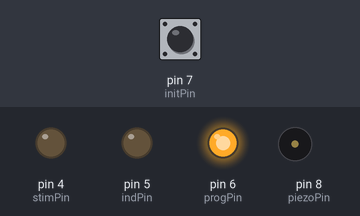
Bench run of a sketch on a simulated Arduino Uno, built with avr-gcc and run on an emulated ATmega328P. On the bench: output pins drawn as LEDs (lit = HIGH), buzzer (waves = sounding). The inputs (shaded band) are chosen by the test bench; at power-on: pin 7 (initPin) HIGH.

Above: at 0.3 s.
At 11.8 s:
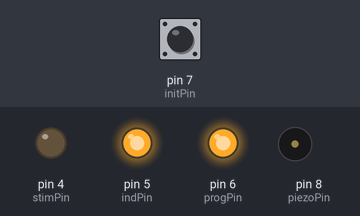
At 21.6 s:
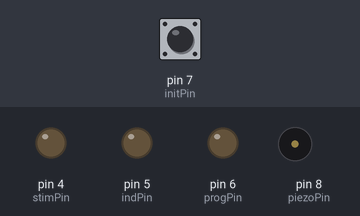
Timing chart, 0 to 23.1 s (numbered marks = the images above):
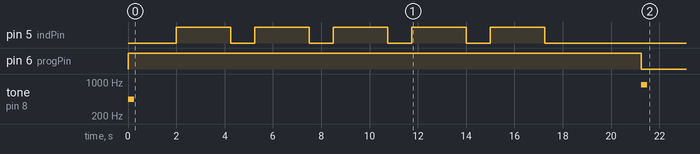

Measured:
- by itself, pin 5 (indPin): alternates HIGH for 2.3 s and LOW for 1.0 s, 10 changes in all, then stays LOW
- by itself, pin 6 (progPin): LOW → HIGH at 0.00 s, → LOW 21.3 s later
- by itself, tone on pin 8 (piezoPin): silent → 440 Hz at 0.00 s, → silent 0.25 s later, → 880 Hz 21.0 s later, → silent 0.25 s later

The sketch:

courtship_controller_single.ino
```cpp
// ENTER EXPERIMENT INFORMATION HERE:
unsigned long PRE_STIM_PERIOD = 2000;           // enter the time before first stimulus (milliseconds)
unsigned long STIM_BOUT_DURATION = 2000;           // enter the duration of stimulus bouts (milliseconds)
unsigned long STIM_FREQUENCY = 4;                  //enter the frequency of stimulus (Hertz)
unsigned long PULSE_WIDTH = 125;            //enter stimulus pulse width (milliseconds)
unsigned long RECOVER_BOUT_DURATION = 1000;    //enter the duration of inter-stimulus recovery periods (milliseconds)
unsigned long POST_STIM_PERIOD = 3000;          //enter the duration of post-stimulus observation (milliseconds)
unsigned long STIM_BOUT_NUM = 5;                // enter the number of stimulus bouts


//--------------------DO NOT CHANGE ANYTHING BELOW THIS LINE----------------------------------------------

unsigned long PERIOD = 1000/STIM_FREQUENCY;
unsigned long OFF_PULSE = PERIOD - PULSE_WIDTH;
unsigned long COMPAT_TEST = STIM_BOUT_DURATION % PERIOD;

const int stimPin =  4;      // stimulus: on (pulsed) during stimulus bouts
const int indPin =  5;      // indicator: on (constant) during stimulus bouts
const int progPin =  6;      // program: on when program is engaged
const int initPin =  7;      // initializer: high when button is pressed
const int piezoPin = 8;

//GLOBAL VARIABLES:
boolean lastReading;
boolean buttonState = LOW;
boolean lastButtonState;


//------------------------------------------------------------------------------------------------------------

void setup()
{
  Serial.begin(9600);
  pinMode(stimPin, OUTPUT);
  pinMode(indPin, OUTPUT);
  pinMode(progPin, OUTPUT);
  pinMode(initPin, INPUT);
  pinMode(piezoPin, OUTPUT);
}

void programRun(unsigned long initTime) {

  onSound();
  digitalWrite(progPin, HIGH);
  delay(PRE_STIM_PERIOD);
  for(int x = 0; x < STIM_BOUT_NUM; x++) {
    pulseTrain(millis());
    delay(RECOVER_BOUT_DURATION);
  }
  delay(POST_STIM_PERIOD);
  digitalWrite(progPin, LOW);
  offSound();
}

void pulseTrain(unsigned long pulseBegin) {
  digitalWrite(indPin, HIGH);
  while ((millis() - pulseBegin) <= STIM_BOUT_DURATION){
    digitalWrite(indPin, HIGH);
    delay(PULSE_WIDTH);
    digitalWrite(stimPin, LOW);
    delay(OFF_PULSE);
  }
  digitalWrite(indPin, LOW);
}

void onSound() {
  tone(8, 440, 250);
}

void offSound() {
  tone(8, 880, 250);
}

void errorMsg(int time) {
  digitalWrite(progPin, LOW);
  digitalWrite(indPin, HIGH);
  digitalWrite(stimPin, LOW);
  delay(time/2);
  digitalWrite(progPin, LOW);
  digitalWrite(indPin, HIGH);
  delay(time/2);
}

void loop() {
  while (OFF_PULSE < 0) {
    errorMsg(1000);
  }
  while (COMPAT_TEST != 0) {
    errorMsg(250);
  }

  //READ BUTTON:
  int reading = digitalRead(initPin);
  if (reading != lastButtonState) {
    lastButtonState = reading;
    if (reading == HIGH) {
      programRun(millis());
    }
  }
}
```
